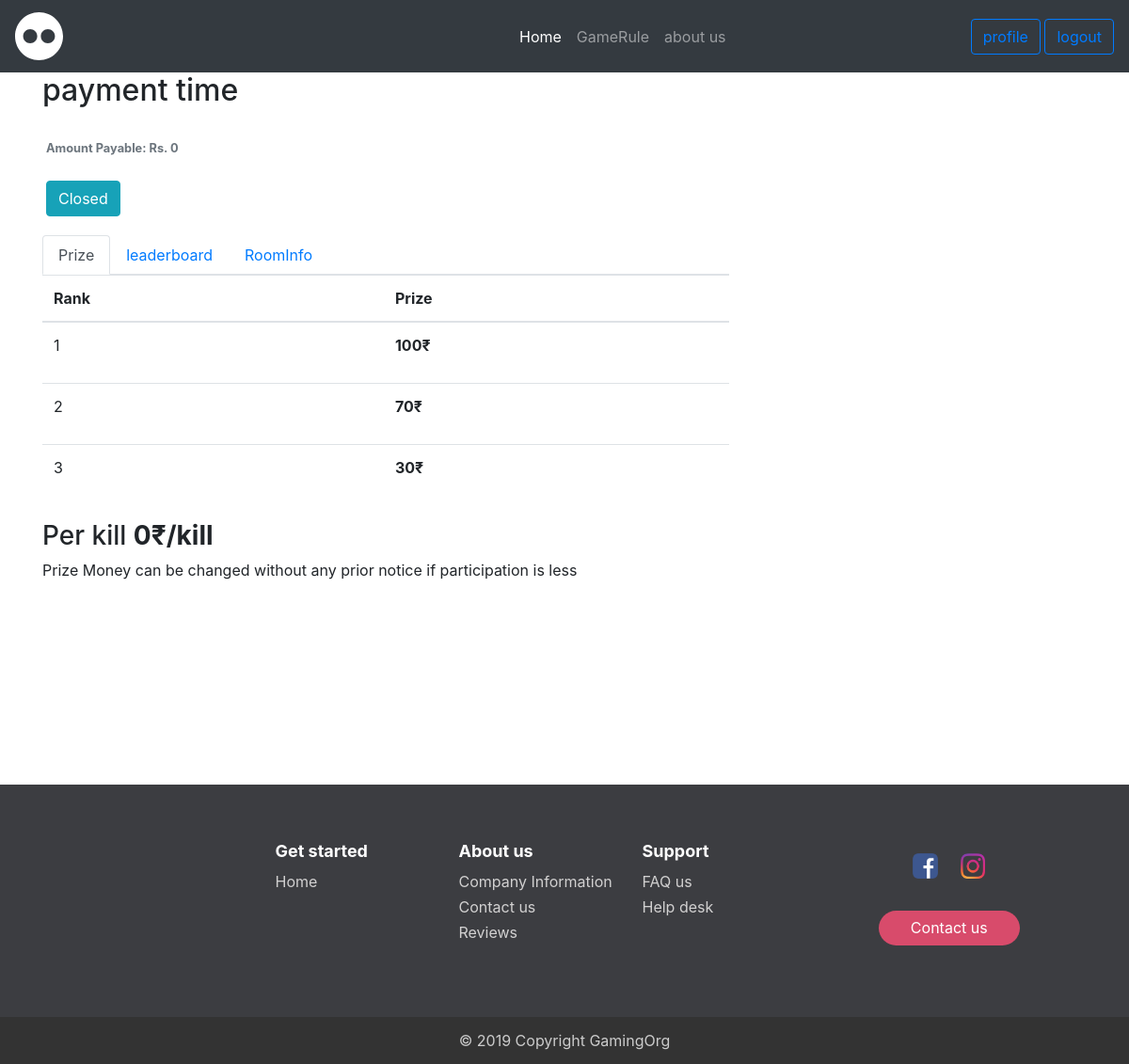
Screenshot of /payment/?id=7 (signed in) with the database file from the repository.
### blog/models.py (models this page shows, shortened)
class Post(models.Model):
    title = models.CharField(max_length=100,default='pubg')
    participants = models.IntegerField(blank=True,default=100)
    timing = models.DateTimeField(default=datetime.now())
    reg_fee = models.IntegerField(blank=True,default=0)
    date_posted = models.DateTimeField(editable=False,default=timezone.now)
    author = models.ForeignKey(User, on_delete=models.CASCADE)
    team_type = models.CharField(max_length=50, blank=True)
    prize_pool = models.IntegerField(blank=True,default=0)
    per_kill = models.IntegerField(blank=True,default=0)
    map = models.CharField(max_length=20, choices=MAP_CHOICES, default='Erangal')
    room_id = models.CharField(max_length=50, default='0')
    room_pass = models.CharField(max_length=50, default='0')
    rank_1 = models.IntegerField(blank=True,default=0)
    rank_2 = models.IntegerField(blank=True,default=0)
    rank_3 = models.IntegerField(blank=True,default=0)
    rank_4 = models.IntegerField(blank=True,default=0)
    rank_5 = models.IntegerField(blank=True,default=0)
    rank_6 = models.IntegerField(blank=True,default=0)
    rank_7 = models.IntegerField(blank=True,default=0)
    rank_8 = models.IntegerField(blank=True,default=0)
    rank_9 = models.IntegerField(blank=True,default=0)
    rank_10 = models.IntegerField(blank=True,default=0)
    def get_successful_order_count(self):
        return self.orders.filter(payment_status='TXN_SUCCESS').count()
    def get_successful_orders(self):
        data = []
        a = self.orders.filter(payment_status='TXN_SUCCESS')
        b = a.exclude(rank=None).order_by('rank')
        for item in b:
            data.append(item)
        c = a.filter(rank=None).order_by('total_kill')
        for item in c:
            data.append(item)
        return data
    def limit(self):
        nowtime = datetime.utcnow()
        t = timezone.now()
        t.astimezone(timezone.utc).replace(tzinfo=None)
        a = self.timing
        return a < t - timedelta(minutes=15)

### blog/views.py (the view)
# urls.py: path('payment/', views.payment, name='blog-payment'),
@login_required
def payment(request):
    if not request.user.profile.pubgusername:
        messages.success(request, f'Please update your profile first')
        return redirect('profile')
    gameId = request.GET['id']
    print(gameId)
    game = Post.objects.get(id=gameId)
    context = {'game' : game }
    success = request.GET.get('success', None)
    if success is not None:
        print(success)
        if success == 'true':
            context['paymentSuccess'] = True
        else:
            context['paymentFailed'] = True
    if game.orders.filter(owner=request.user, payment_status='TXN_SUCCESS').exists():
        context['user_has_paid'] = True
    return render(request, 'users/payment.html', context)

### users/templates/users/payment.html (shortened to what this page needs)
{% extends "blog/base.html" %}
{% load static %}
{% load crispy_forms_tags %}
{% block content %}
    <h2>payment time</h2>
    <div class="card-body px-1">
        <small class="text-muted" style="align:center;">
            <b>Amount Payable: Rs. {{game.reg_fee}}</b>
            <br><br>
            {% if user_has_paid %}
              <a href='#' class='btn btn-info' style='color:white'> Paid </a>
            {% elif  game.get_successful_order_count is 100 %}
              <a href='#' class='btn btn-info' style='color:white'> Closed </a>
	      {% elif game.limit %}
                <a href='#' class='btn btn-info' style='color:white'> Closed </a>
            {% else %}
              <a href='/paytm/payment?id={{game.id}}' class='btn btn-info' style='color:white'> Pay Now </a>
            {% endif %}
        </small>
    </div>
<ul class="nav nav-tabs" id="myTab" role="tablist">
  <li class="nav-item">
    <a class="nav-link active" id="home-tab" data-toggle="tab" href="#home" role="tab" aria-controls="home" aria-selected="true">Prize</a>
  </li>
  <li class="nav-item">
    <a class="nav-link" id="profile-tab" data-toggle="tab" href="#profile" role="tab" aria-controls="profile" aria-selected="false">leaderboard</a>
  </li>
  <li class="nav-item">
    <a class="nav-link" id="contact-tab" data-toggle="tab" href="#contact" role="tab" aria-controls="contact" aria-selected="false">RoomInfo</a>
  </li>
</ul>
<div class="tab-content" id="myTabContent">
  <div class="tab-pane fade show active" id="home" role="tabpanel" aria-labelledby="home-tab">
        <table class="table" >
      <thead>
        <tr>
          <th scope="col">Rank</th>
          <th scope="col">Prize</th>
        </tr>
      </thead>
      <tbody>
        <tr> <td><p>1</p></td>
        <td><b>{{ game.rank_1 }}&#x20b9;</b></td>
        <tr> <td><p>2</p></td>
        <td><b>{{ game.rank_2 }}&#x20b9;</b></td>
        <tr> <td><p>3</p></td>
        <td><b>{{ game.rank_3 }}&#x20b9;</b></td>
      </tr>
    </table>
      <h3>Per kill <b>{{ game.per_kill }}&#x20b9/kill</b></h3>
<p>Prize Money can be changed without any prior notice if participation is less</p>
  </div>
</div>
{% endblock content %}

### rows the page displays
Post: reg_fee "0", rank_1 "100", rank_2 "70", rank_3 "30", per_kill "0"
